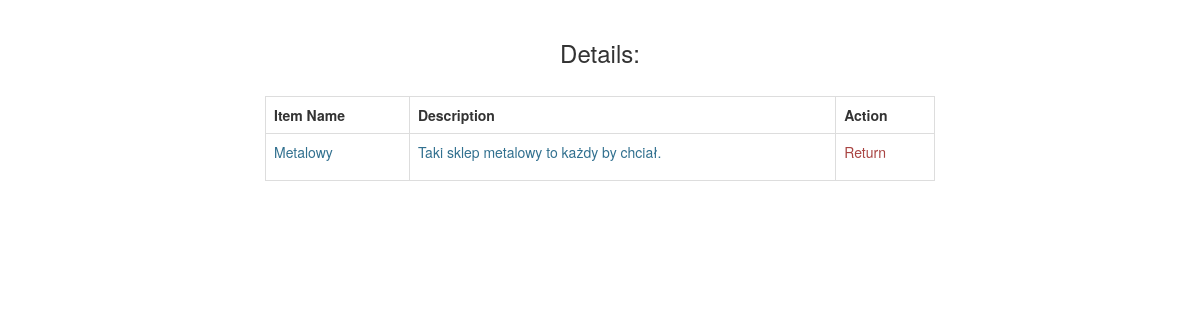
The page /item_details.php?id=2 on the database as committed earlier.
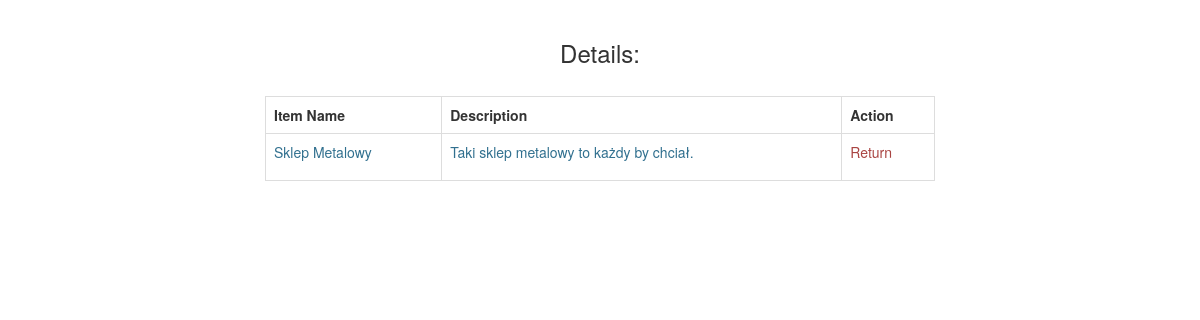
The same page on the database as committed later.
### tables this page shows
CREATE TABLE `products` (
  `id` int(11) NOT NULL,
  `name` varchar(50) NOT NULL,
  `image` varchar(50) NOT NULL,
  `price` double NOT NULL,
  `quantity` int(11) NOT NULL
);

### item_details.php (the view, shortened to what this page needs)
<?php
$connect = mysqli_connect("localhost", "klient", "klient", "minishop");
?>
<!DOCTYPE html>
<html>
	<head>
		<link rel="stylesheet" href="https://maxcdn.bootstrapcdn.com/bootstrap/3.3.6/css/bootstrap.min.css" />
	</head>
	<body>
    <br />
        <div class="container" style="width:700px;">
            <h3 align="center">Details:</h3><br />
            <?php
            $idforquery = $_GET["id"];
            $query = "SELECT * FROM products_details WHERE id=$idforquery";
            $resultDetails = mysqli_query($connect, $query);
            $query = "SELECT * from products WHERE id=$idforquery";
            $resultProduct = mysqli_query($connect, $query);
            ?>
            <div class="table-responsive">
                <table class="table table-bordered">
                <tr>
                    <th width=="30%">Item Name</th>
                    <th width=="60%">Description</th>
                    <th width=="10%">Action</th>
                </tr>
            <?php
            if(mysqli_num_rows($resultDetails) > 0)
            {
                while($row = mysqli_fetch_array($resultProduct))
                {
                    ?>
                        <tr>
                            <td><p class="text-info"><?php echo $row["name"]?></td>
                    <?php
                }
                while($row = mysqli_fetch_array($resultDetails))
                {
                    ?>
                            <td><p class="text-info"><?php echo $row["description"]?></p></td>
                            <td><a href="index.php?action=return"><span class="text-danger">Return</span></a></td>
                        </tr>
                    </table>
                    <?php
                }
            }
            ?>
    </body>
<html>

Rows that differ between the two databases and show on the page:
changed products: name "Metalowy" → "Sklep Metalowy"
